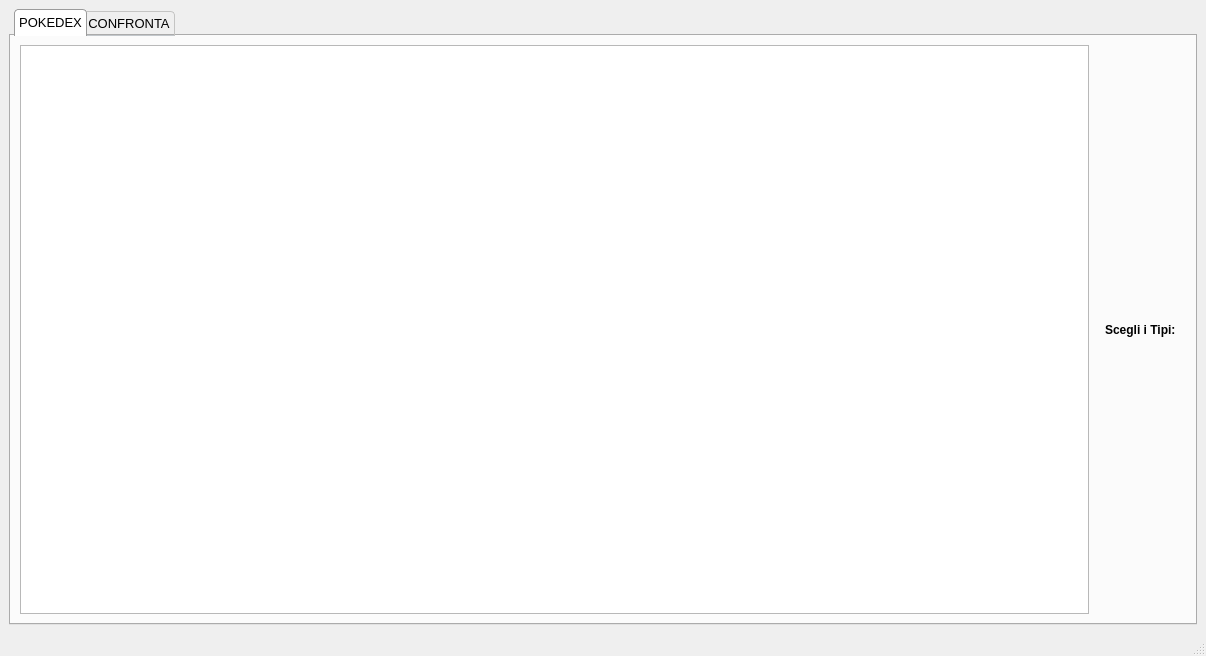
<?xml version="1.0" encoding="UTF-8"?>
<ui version="4.0">
 <class>MainWindow</class>
 <widget class="QMainWindow" name="MainWindow">
  <property name="geometry">
   <rect>
    <x>0</x>
    <y>0</y>
    <width>1206</width>
    <height>656</height>
   </rect>
  </property>
  <property name="windowTitle">
   <string>MainWindow</string>
  </property>
  <widget class="QWidget" name="centralwidget">
   <property name="minimumSize">
    <size>
     <width>850</width>
     <height>450</height>
    </size>
   </property>
   <layout class="QVBoxLayout" name="verticalLayout_2">
    <item>
     <layout class="QVBoxLayout" name="full_container">
      <item>
       <widget class="QTabWidget" name="tabWidget">
        <property name="font">
         <font>
          <pointsize>10</pointsize>
          <bold>false</bold>
         </font>
        </property>
        <property name="layoutDirection">
         <enum>Qt::LeftToRight</enum>
        </property>
        <property name="styleSheet">
         <string notr="true">
QTabWidget::tab-bar {
    left: 5px; /* move to the right by 5px */
}

/* Style the tab using the tab sub-control. Note that
    it reads QTabBar _not_ QTabWidget */
QTabBar::tab {
    background: qlineargradient(x1: 0, y1: 0, x2: 0, y2: 1,
                                stop: 0 #E1E1E1, stop: 0.4 #DDDDDD,
                                stop: 0.5 #D8D8D8, stop: 1.0 #D3D3D3);
    border: 1px solid #C4C4C3;
    border-bottom-color: #C2C7CB; /* same as the pane color */
    border-top-left-radius: 4px;
    border-top-right-radius: 4px;
    min-width: 8ex;
    padding: 4px;
}

QTabBar::tab:selected, QTabBar::tab:hover {
    background: white;
}

QTabBar::tab:selected {
    border-color: #9B9B9B;
    border-bottom-color: white; /* same as pane color */
}

QTabBar::tab:!selected {
    margin-top: 2px; /* make non-selected tabs look smaller */
}

/* make use of negative margins for overlapping tabs */
QTabBar::tab:selected {
    /* expand/overlap to the left and right by 4px */
    margin-left: -4px;
    margin-right: -4px;
}

QTabBar::tab:first:selected {
    margin-left: 0; /* the first selected tab has nothing to overlap with on the left */
}

QTabBar::tab:last:selected {
    margin-right: 0; /* the last selected tab has nothing to overlap with on the right */
}

QTabBar::tab:only-one {
    margin: 0; /* if there is only one tab, we don't want overlapping margins */
}</string>
        </property>
        <property name="currentIndex">
         <number>0</number>
        </property>
        <widget class="QWidget" name="pokedexTab">
         <attribute name="title">
          <string>POKEDEX</string>
         </attribute>
         <layout class="QVBoxLayout" name="verticalLayout_3">
          <item>
           <layout class="QHBoxLayout" name="layout_pokemonTable">
            <item>
             <widget class="QTableWidget" name="pokemonTable">
              <property name="maximumSize">
               <size>
                <width>1000000</width>
                <height>1000000</height>
               </size>
              </property>
              <property name="styleSheet">
               <string notr="true">QHeaderView::section {
    background-color: #bebebe;
    color: black;
    border: 0px;
    font-weight: bold;
}

QScrollBar::vertical{
	width:15px;
    background-color: #bebebe;
	border-radius:4px;
}


QListView {
    border:1px black solid ; 
}

</string>
              </property>
              <property name="alternatingRowColors">
               <bool>false</bool>
              </property>
              <property name="showGrid">
               <bool>false</bool>
              </property>
              <property name="sortingEnabled">
               <bool>true</bool>
              </property>
             </widget>
            </item>
            <item>
             <layout class="QVBoxLayout" name="layout_filters">
              <property name="leftMargin">
               <number>10</number>
              </property>
              <property name="topMargin">
               <number>10</number>
              </property>
              <property name="rightMargin">
               <number>10</number>
              </property>
              <property name="bottomMargin">
               <number>10</number>
              </property>
              <item>
               <widget class="QLabel" name="scegli_tipi">
                <property name="font">
                 <font>
                  <pointsize>9</pointsize>
                  <italic>false</italic>
                  <bold>true</bold>
                 </font>
                </property>
                <property name="text">
                 <string>Scegli i Tipi:</string>
                </property>
               </widget>
              </item>
              <item>
               <layout class="QVBoxLayout" name="filtersLayout"/>
              </item>
             </layout>
            </item>
           </layout>
          </item>
         </layout>
        </widget>
        <widget class="QWidget" name="compareTab">
         <attribute name="title">
          <string>CONFRONTA</string>
         </attribute>
         <layout class="QVBoxLayout" name="verticalLayout_7">
          <item>
           <layout class="QHBoxLayout" name="layout_compareTab">
            <property name="spacing">
             <number>10</number>
            </property>
            <property name="leftMargin">
             <number>10</number>
            </property>
            <property name="topMargin">
             <number>10</number>
            </property>
            <property name="rightMargin">
             <number>10</number>
            </property>
            <property name="bottomMargin">
             <number>10</number>
            </property>
            <item>
             <layout class="QVBoxLayout" name="pokemon1_layout">
              <item>
               <widget class="QComboBox" name="pokemon1_combobox">
                <property name="sizePolicy">
                 <sizepolicy hsizetype="Expanding" vsizetype="Fixed">
                  <horstretch>0</horstretch>
                  <verstretch>0</verstretch>
                 </sizepolicy>
                </property>
               </widget>
              </item>
              <item>
               <layout class="QVBoxLayout" name="layout_pokemon1_img">
                <property name="leftMargin">
                 <number>10</number>
                </property>
                <property name="topMargin">
                 <number>10</number>
                </property>
                <property name="rightMargin">
                 <number>10</number>
                </property>
                <property name="bottomMargin">
                 <number>10</number>
                </property>
                <item>
                 <widget class="QLabel" name="pokemon1_img">
                  <property name="sizePolicy">
                   <sizepolicy hsizetype="Preferred" vsizetype="Preferred">
                    <horstretch>0</horstretch>
                    <verstretch>0</verstretch>
                   </sizepolicy>
                  </property>
                  <property name="font">
                   <font>
                    <pointsize>9</pointsize>
                    <bold>true</bold>
                   </font>
                  </property>
                  <property name="text">
                   <string>Nessun Pokemon Selezionato</string>
                  </property>
                  <property name="textFormat">
                   <enum>Qt::AutoText</enum>
                  </property>
                  <property name="alignment">
                   <set>Qt::AlignCenter</set>
                  </property>
                 </widget>
                </item>
               </layout>
              </item>
              <item>
               <layout class="QHBoxLayout" name="pokemon1_types"/>
              </item>
             </layout>
            </item>
            <item>
             <layout class="QVBoxLayout" name="layout_chart">
              <property name="leftMargin">
               <number>10</number>
              </property>
              <property name="topMargin">
               <number>10</number>
              </property>
              <property name="rightMargin">
               <number>10</number>
              </property>
              <property name="bottomMargin">
               <number>10</number>
              </property>
              <item>
               <layout class="QVBoxLayout" name="chart_layout">
                <property name="sizeConstraint">
                 <enum>QLayout::SetDefaultConstraint</enum>
                </property>
                <property name="leftMargin">
                 <number>0</number>
                </property>
                <property name="topMargin">
                 <number>0</number>
                </property>
                <property name="rightMargin">
                 <number>0</number>
                </property>
               </layout>
              </item>
             </layout>
            </item>
            <item>
             <layout class="QVBoxLayout" name="pokemon2_layout">
              <item>
               <widget class="QComboBox" name="pokemon2_combobox">
                <property name="sizePolicy">
                 <sizepolicy hsizetype="Expanding" vsizetype="Fixed">
                  <horstretch>0</horstretch>
                  <verstretch>0</verstretch>
                 </sizepolicy>
                </property>
               </widget>
              </item>
              <item>
               <layout class="QVBoxLayout" name="layout_pokemon2_img">
                <property name="leftMargin">
                 <number>10</number>
                </property>
                <property name="topMargin">
                 <number>10</number>
                </property>
                <property name="rightMargin">
                 <number>10</number>
                </property>
                <property name="bottomMargin">
                 <number>10</number>
                </property>
                <item>
                 <widget class="QLabel" name="pokemon2_img">
                  <property name="font">
                   <font>
                    <pointsize>9</pointsize>
                    <italic>false</italic>
                    <bold>true</bold>
                    <underline>false</underline>
                    <strikeout>false</strikeout>
                    <kerning>true</kerning>
                   </font>
                  </property>
                  <property name="text">
                   <string>Nessun Pokemon Selezionato</string>
                  </property>
                  <property name="alignment">
                   <set>Qt::AlignCenter</set>
                  </property>
                 </widget>
                </item>
               </layout>
              </item>
              <item>
               <layout class="QHBoxLayout" name="pokemon2_types"/>
              </item>
             </layout>
            </item>
           </layout>
          </item>
         </layout>
        </widget>
       </widget>
      </item>
     </layout>
    </item>
   </layout>
  </widget>
  <widget class="QMenuBar" name="menubar">
   <property name="geometry">
    <rect>
     <x>0</x>
     <y>0</y>
     <width>1206</width>
     <height>25</height>
    </rect>
   </property>
  </widget>
  <widget class="QStatusBar" name="statusbar"/>
 </widget>
 <resources/>
 <connections/>
</ui>
